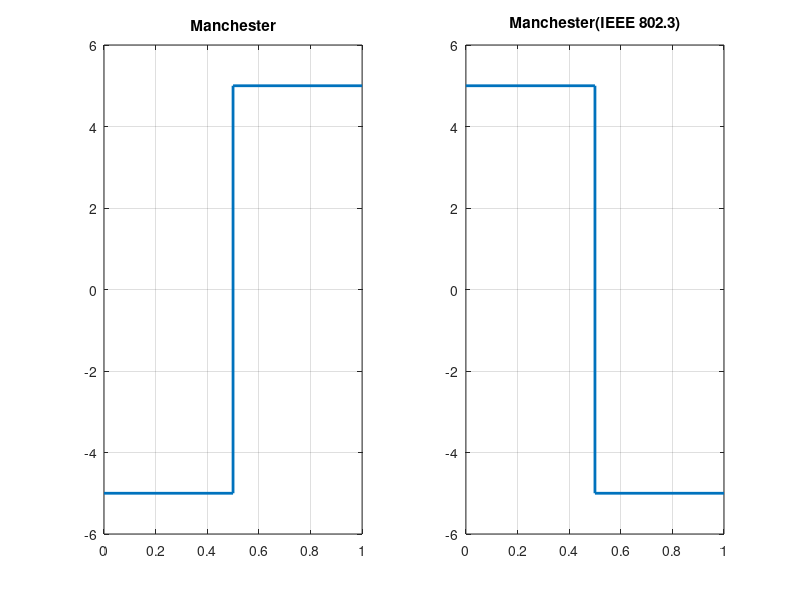

Here is the MATLAB script that generated this plot:
clc;
close all;
clear all;
x=input('Enter bit stream:')
a=input('Enter amplitude:')
n=0:0.5:length(x)
%---------------------------------------------------------  
i=1;
j=zeros(1,2*length(x)+1);
while(i<(2*length(x)))
  if (x((i+1)/2)==1)
    j(i)=a;
    j(i+1)=-a;
  else 
    j(i)=-a;
    j(i+1)=a; 
  endif
  i=i+2;
endwhile
j(2*length(x)+1)=j(2*length(x));
subplot(1,2,1)
stairs(n,j,'Linewidth',2)
title('Manchester')
grid on 
%---------------------------------------------------------  
i=1;
j=zeros(1,2*length(x));
while(i<(2*length(x)))
  if (x((i+1)/2)==1)
    j(i)=-a;
    j(i+1)=a;
  else 
    j(i)=a;
    j(i+1)=-a; 
  endif
  i=i+2;
endwhile
j(2*length(x)+1)=j(2*length(x));
subplot(1,2,2)
stairs(n,j,'Linewidth',2)
title('Manchester(IEEE 802.3)')
grid on 